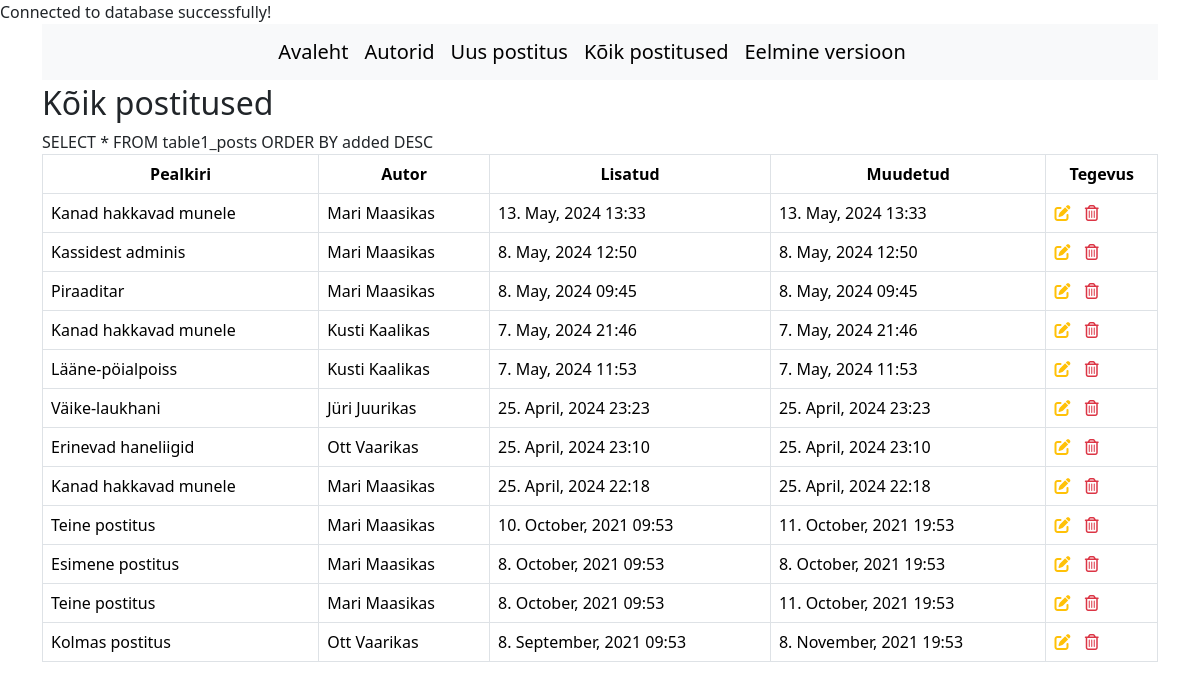
The page /index.php?page=change_posts on the database its author committed.
### tables this page shows
CREATE TABLE `table1_posts` (
  `id` int(11) NOT NULL,
  `title` varchar(50) NOT NULL,
  `author` varchar(50) NOT NULL,
  `content` text NOT NULL,
  `img_link` text NOT NULL,
  `added` datetime NOT NULL,
  `modified` datetime NOT NULL,
  `author_id` int(11) UNSIGNED DEFAULT NULL
);

### config/connection.php (called while the page is built, shortened)
<?php
class Db {
    private $host = DB_SERVER;
    private $username = DB_USER;
    private $password = DB_PASS;
    private $dbname = DB_NAME;
    private $db = null;
    private function connect() {
        if ($this->db === null) {
            try {
                $this->db = new PDO("mysql:host=$this->host;dbname=$this->dbname", $this->username, $this->password);
                $this->db->setAttribute(PDO::ATTR_ERRMODE, PDO::ERRMODE_EXCEPTION);
            } catch (PDOException $e) {
                echo "<strong>Database connection error:</strong> " . $e->getMessage();
                exit;
            }
        }
        return $this->db;
    }
    public function dbQuery($sql) {
        $db = $this->connect();
        if ($db) {
            try {
                $stmt = $db->prepare($sql);
                $stmt->execute();
                return $stmt;
            } catch (PDOException $e) {
                echo "<div><strong>Invalid SQL query:</strong>" . $sql . "</div>";
                return false;
            }
        }
        return false;
    }
    function dbGetArray($sql) {
        $res = $this->dbQuery($sql);
        if ($res) {
            $data = [];
            while ($row = $res->fetch(PDO::FETCH_ASSOC)) {
                $data[] = $row;
            }
            if (is_array($data) && count($data) > 0) {
                return $data;
            } else {
                return false;
            }
        } else {
            return false;
        }
    }
}
$database = new Db;
?>

### change_posts.php (the view)
<h2 class="text-left">Kõik postitused</h2>
<?php
$sql = "SELECT * FROM table1_posts ORDER BY added DESC";
$posts = $database->dbGetArray($sql);
echo $sql;
?>
<table class="table table-hover table-bordered">
    <thead>
        <tr class="text-center">
            <th>Pealkiri</th>
            <th>Autor</th>
            <th>Lisatud</th>
            <th>Muudetud</th>
            <th>Tegevus</th>
        </tr>
    </thead>
    <tbody>
        <?php
        foreach($posts as $post){
            $modified_date = isset($post['modified']) ? date('j. F, Y H:i', strtotime($post['modified'])) : 'Muutmata';
            $added_date = date('j. F, Y H:i', strtotime($post['added']));
        ?>
        <tr>
            <td><?php echo $post['title']; ?></td>
            <td><?php echo $post['author']; ?></td>
            <td><?php echo $added_date; ?></td>
            <td><?php echo $modified_date; ?></td>
            <td>
                <a class="nav-link" href="<?php echo $_SERVER["PHP_SELF"]; ?>?page=change_posts_by_id&ids=<?php echo $post["id"]; ?>" style="display: inline-block; margin-right: 10px;">
                    <i class="fa-solid fa-pen-to-square text-warning"></i>
                </a>
                <a class="nav-link" href="<?php echo $_SERVER['PHP_SELF']; ?>?page=delete_post" style="display: inline-block;">
                    <i class="fa-regular fa-trash-can text-danger"></i>
                </a>
            </td>
        </tr>
        <?php
        }
        ?>
    </tbody>
</table>

### rows shown on the page
table1_posts: title "Kanad hakkavad munele", author "Mari Maasikas", added "13. May, 2024 13:33", modified "13. May, 2024 13:33"
table1_posts: title "Kassidest adminis", author "Mari Maasikas", added "8. May, 2024 12:50", modified "8. May, 2024 12:50"
table1_posts: title "Piraaditar", author "Mari Maasikas", added "8. May, 2024 09:45", modified "8. May, 2024 09:45"
table1_posts: title "Kanad hakkavad munele", author "Kusti Kaalikas", added "7. May, 2024 21:46", modified "7. May, 2024 21:46"
table1_posts: title "Lääne-pöialpoiss", author "Kusti Kaalikas", added "7. May, 2024 11:53", modified "7. May, 2024 11:53"
table1_posts: title "Väike-laukhani", author "Jüri Juurikas", added "25. April, 2024 23:23", modified "25. April, 2024 23:23"
table1_posts: title "Erinevad haneliigid", author "Ott Vaarikas", added "25. April, 2024 23:10", modified "25. April, 2024 23:10"
table1_posts: title "Kanad hakkavad munele", author "Mari Maasikas", added "25. April, 2024 22:18", modified "25. April, 2024 22:18"
table1_posts: title "Teine postitus", author "Mari Maasikas", added "10. October, 2021 09:53", modified "11. October, 2021 19:53"
table1_posts: title "Esimene postitus", author "Mari Maasikas", added "8. October, 2021 09:53", modified "8. October, 2021 19:53"
table1_posts: title "Teine postitus", author "Mari Maasikas", added "8. October, 2021 09:53", modified "11. October, 2021 19:53"
table1_posts: title "Kolmas postitus", author "Ott Vaarikas", added "8. September, 2021 09:53", modified "8. November, 2021 19:53"

### other values the page prints
$sql "SELECT * FROM table1_posts ORDER BY added DESC"
